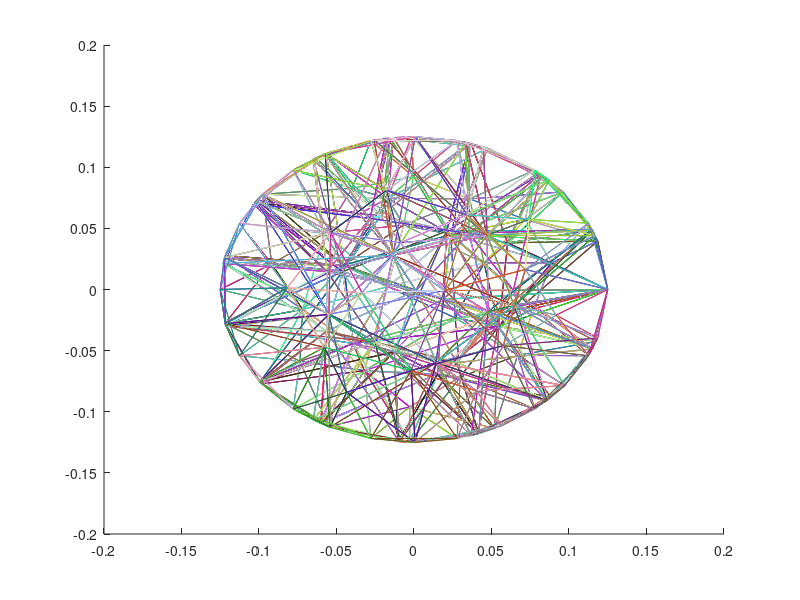

Source code (MATLAB):
clear all

load cylinder_waveguide
figure
hold on

for i = 1:length(el2no)
    color = rand(1,3);
    nodes = no2xyz(:,el2no(:,i));
    line1 = [nodes(:,1),nodes(:,2)];
    line2 = [nodes(:,1),nodes(:,3)];
    line3 = [nodes(:,1),nodes(:,4)];
    line4 = [nodes(:,2),nodes(:,3)];
    line5 = [nodes(:,2),nodes(:,4)];
    line6 = [nodes(:,3),nodes(:,4)];
    
    
    plot3(line1(1,:),line1(2,:),line1(3,:),'color',color)
    plot3(line2(1,:),line2(2,:),line2(3,:),'color',color)
    plot3(line3(1,:),line3(2,:),line3(3,:),'color',color)
    plot3(line4(1,:),line4(2,:),line4(3,:),'color',color)
    plot3(line5(1,:),line5(2,:),line5(3,:),'color',color)
    plot3(line6(1,:),line6(2,:),line6(3,:),'color',color)
end